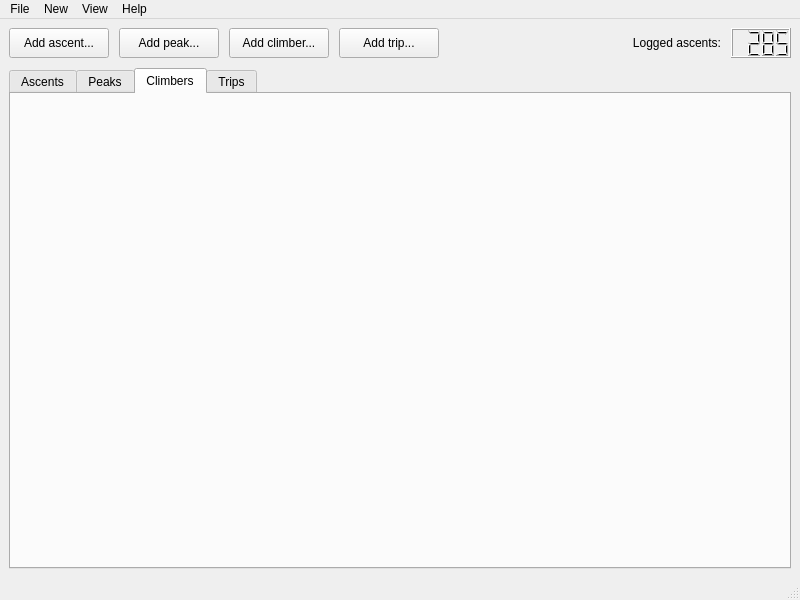
<?xml version="1.0" encoding="UTF-8"?>
<ui version="4.0">
 <class>MainWindow</class>
 <widget class="QMainWindow" name="MainWindow">
  <property name="geometry">
   <rect>
    <x>0</x>
    <y>0</y>
    <width>800</width>
    <height>600</height>
   </rect>
  </property>
  <property name="sizePolicy">
   <sizepolicy hsizetype="MinimumExpanding" vsizetype="MinimumExpanding">
    <horstretch>0</horstretch>
    <verstretch>0</verstretch>
   </sizepolicy>
  </property>
  <property name="minimumSize">
   <size>
    <width>800</width>
    <height>600</height>
   </size>
  </property>
  <property name="windowTitle">
   <string notr="true">PeakAscentLogger</string>
  </property>
  <property name="tabShape">
   <enum>QTabWidget::Rounded</enum>
  </property>
  <widget class="QWidget" name="centralwidget">
   <property name="sizePolicy">
    <sizepolicy hsizetype="Expanding" vsizetype="Expanding">
     <horstretch>0</horstretch>
     <verstretch>0</verstretch>
    </sizepolicy>
   </property>
   <property name="minimumSize">
    <size>
     <width>0</width>
     <height>0</height>
    </size>
   </property>
   <layout class="QGridLayout" name="gridLayout">
    <item row="0" column="0">
     <layout class="QVBoxLayout" name="verticalLayout">
      <property name="spacing">
       <number>10</number>
      </property>
      <property name="sizeConstraint">
       <enum>QLayout::SetMinimumSize</enum>
      </property>
      <item>
       <layout class="QHBoxLayout" name="horizontalLayout_toolbar">
        <property name="spacing">
         <number>10</number>
        </property>
        <property name="sizeConstraint">
         <enum>QLayout::SetFixedSize</enum>
        </property>
        <item>
         <widget class="QToolButton" name="toolButton_addAscent">
          <property name="sizePolicy">
           <sizepolicy hsizetype="Fixed" vsizetype="Fixed">
            <horstretch>0</horstretch>
            <verstretch>0</verstretch>
           </sizepolicy>
          </property>
          <property name="minimumSize">
           <size>
            <width>100</width>
            <height>30</height>
           </size>
          </property>
          <property name="text">
           <string>Add ascent...</string>
          </property>
          <property name="checkable">
           <bool>false</bool>
          </property>
          <property name="checked">
           <bool>false</bool>
          </property>
          <property name="autoExclusive">
           <bool>false</bool>
          </property>
          <property name="popupMode">
           <enum>QToolButton::DelayedPopup</enum>
          </property>
          <property name="autoRaise">
           <bool>false</bool>
          </property>
         </widget>
        </item>
        <item>
         <widget class="QToolButton" name="toolButton_addPeak">
          <property name="sizePolicy">
           <sizepolicy hsizetype="Fixed" vsizetype="Fixed">
            <horstretch>0</horstretch>
            <verstretch>0</verstretch>
           </sizepolicy>
          </property>
          <property name="minimumSize">
           <size>
            <width>100</width>
            <height>30</height>
           </size>
          </property>
          <property name="text">
           <string>Add peak...</string>
          </property>
         </widget>
        </item>
        <item>
         <widget class="QToolButton" name="toolButton_addClimber">
          <property name="sizePolicy">
           <sizepolicy hsizetype="Fixed" vsizetype="Fixed">
            <horstretch>0</horstretch>
            <verstretch>0</verstretch>
           </sizepolicy>
          </property>
          <property name="minimumSize">
           <size>
            <width>100</width>
            <height>30</height>
           </size>
          </property>
          <property name="text">
           <string>Add climber...</string>
          </property>
         </widget>
        </item>
        <item>
         <widget class="QPushButton" name="toolButton_addTrip">
          <property name="sizePolicy">
           <sizepolicy hsizetype="Fixed" vsizetype="Fixed">
            <horstretch>0</horstretch>
            <verstretch>0</verstretch>
           </sizepolicy>
          </property>
          <property name="minimumSize">
           <size>
            <width>100</width>
            <height>30</height>
           </size>
          </property>
          <property name="text">
           <string>Add trip...</string>
          </property>
         </widget>
        </item>
        <item>
         <spacer name="horizontalSpacer">
          <property name="orientation">
           <enum>Qt::Horizontal</enum>
          </property>
          <property name="sizeType">
           <enum>QSizePolicy::Expanding</enum>
          </property>
          <property name="sizeHint" stdset="0">
           <size>
            <width>40</width>
            <height>25</height>
           </size>
          </property>
         </spacer>
        </item>
        <item>
         <widget class="QLabel" name="label_loggedAscents">
          <property name="sizePolicy">
           <sizepolicy hsizetype="Fixed" vsizetype="Fixed">
            <horstretch>0</horstretch>
            <verstretch>0</verstretch>
           </sizepolicy>
          </property>
          <property name="minimumSize">
           <size>
            <width>150</width>
            <height>30</height>
           </size>
          </property>
          <property name="text">
           <string>Logged ascents:</string>
          </property>
          <property name="alignment">
           <set>Qt::AlignRight|Qt::AlignTrailing|Qt::AlignVCenter</set>
          </property>
         </widget>
        </item>
        <item>
         <widget class="QLCDNumber" name="lcdNumber_numAscents">
          <property name="sizePolicy">
           <sizepolicy hsizetype="Fixed" vsizetype="Fixed">
            <horstretch>0</horstretch>
            <verstretch>0</verstretch>
           </sizepolicy>
          </property>
          <property name="minimumSize">
           <size>
            <width>60</width>
            <height>30</height>
           </size>
          </property>
          <property name="frameShape">
           <enum>QFrame::Box</enum>
          </property>
          <property name="digitCount">
           <number>4</number>
          </property>
          <property name="segmentStyle">
           <enum>QLCDNumber::Filled</enum>
          </property>
          <property name="value" stdset="0">
           <double>285.000000000000000</double>
          </property>
         </widget>
        </item>
       </layout>
      </item>
      <item>
       <widget class="QTabWidget" name="tabWidget_mainArea">
        <property name="locale">
         <locale language="English" country="Europe"/>
        </property>
        <property name="tabPosition">
         <enum>QTabWidget::North</enum>
        </property>
        <property name="tabShape">
         <enum>QTabWidget::Rounded</enum>
        </property>
        <property name="currentIndex">
         <number>2</number>
        </property>
        <property name="elideMode">
         <enum>Qt::ElideNone</enum>
        </property>
        <widget class="QWidget" name="tab_ascents">
         <attribute name="title">
          <string>Ascents</string>
         </attribute>
        </widget>
        <widget class="QWidget" name="tab_peaks">
         <property name="accessibleName">
          <string/>
         </property>
         <attribute name="title">
          <string>Peaks</string>
         </attribute>
        </widget>
        <widget class="QWidget" name="tab_climbers">
         <attribute name="title">
          <string>Climbers</string>
         </attribute>
        </widget>
        <widget class="QWidget" name="tab_trips">
         <attribute name="title">
          <string>Trips</string>
         </attribute>
        </widget>
       </widget>
      </item>
     </layout>
    </item>
   </layout>
  </widget>
  <widget class="QMenuBar" name="menubar">
   <property name="geometry">
    <rect>
     <x>0</x>
     <y>0</y>
     <width>800</width>
     <height>21</height>
    </rect>
   </property>
   <widget class="QMenu" name="menuFile">
    <property name="title">
     <string>File</string>
    </property>
    <addaction name="action_newDatabase"/>
    <addaction name="action_openDatabase"/>
    <addaction name="action_openRecentDatabase"/>
    <addaction name="action_saveDatabase"/>
    <addaction name="action_saveDatabaseAs"/>
    <addaction name="action_closeDatabase"/>
    <addaction name="separator"/>
    <addaction name="action_settings"/>
   </widget>
   <widget class="QMenu" name="menuHelp">
    <property name="title">
     <string>Help</string>
    </property>
    <addaction name="action_about"/>
   </widget>
   <widget class="QMenu" name="menuView">
    <property name="title">
     <string>View</string>
    </property>
   </widget>
   <widget class="QMenu" name="menuNew">
    <property name="title">
     <string>New</string>
    </property>
    <addaction name="action_newAscent"/>
    <addaction name="action_newPeak"/>
    <addaction name="action_newClimber"/>
    <addaction name="action_newTrip"/>
   </widget>
   <addaction name="menuFile"/>
   <addaction name="menuNew"/>
   <addaction name="menuView"/>
   <addaction name="menuHelp"/>
  </widget>
  <widget class="QStatusBar" name="statusbar">
   <property name="locale">
    <locale language="English" country="Europe"/>
   </property>
  </widget>
  <action name="action_newDatabase">
   <property name="text">
    <string>New database...</string>
   </property>
  </action>
  <action name="action_openDatabase">
   <property name="text">
    <string>Open database...</string>
   </property>
  </action>
  <action name="action_saveDatabase">
   <property name="icon">
    <iconset theme="document-save"/>
   </property>
   <property name="text">
    <string>Save database</string>
   </property>
   <property name="shortcut">
    <string>Ctrl+S</string>
   </property>
  </action>
  <action name="action_closeDatabase">
   <property name="text">
    <string>Close database</string>
   </property>
  </action>
  <action name="action_about">
   <property name="text">
    <string>About...</string>
   </property>
  </action>
  <action name="action_openRecentDatabase">
   <property name="text">
    <string>Open recent database</string>
   </property>
  </action>
  <action name="action_settings">
   <property name="text">
    <string>Settings...</string>
   </property>
  </action>
  <action name="action_newAscent">
   <property name="text">
    <string>New ascent...</string>
   </property>
  </action>
  <action name="action_newPeak">
   <property name="text">
    <string>New peak...</string>
   </property>
  </action>
  <action name="action_newClimber">
   <property name="text">
    <string>New climber...</string>
   </property>
  </action>
  <action name="action_newTrip">
   <property name="text">
    <string>New trip...</string>
   </property>
  </action>
  <action name="action_saveDatabaseAs">
   <property name="icon">
    <iconset theme="document-save-as"/>
   </property>
   <property name="text">
    <string>Save database as...</string>
   </property>
   <property name="shortcut">
    <string>Ctrl+Shift+S</string>
   </property>
  </action>
 </widget>
 <resources/>
 <connections/>
</ui>
